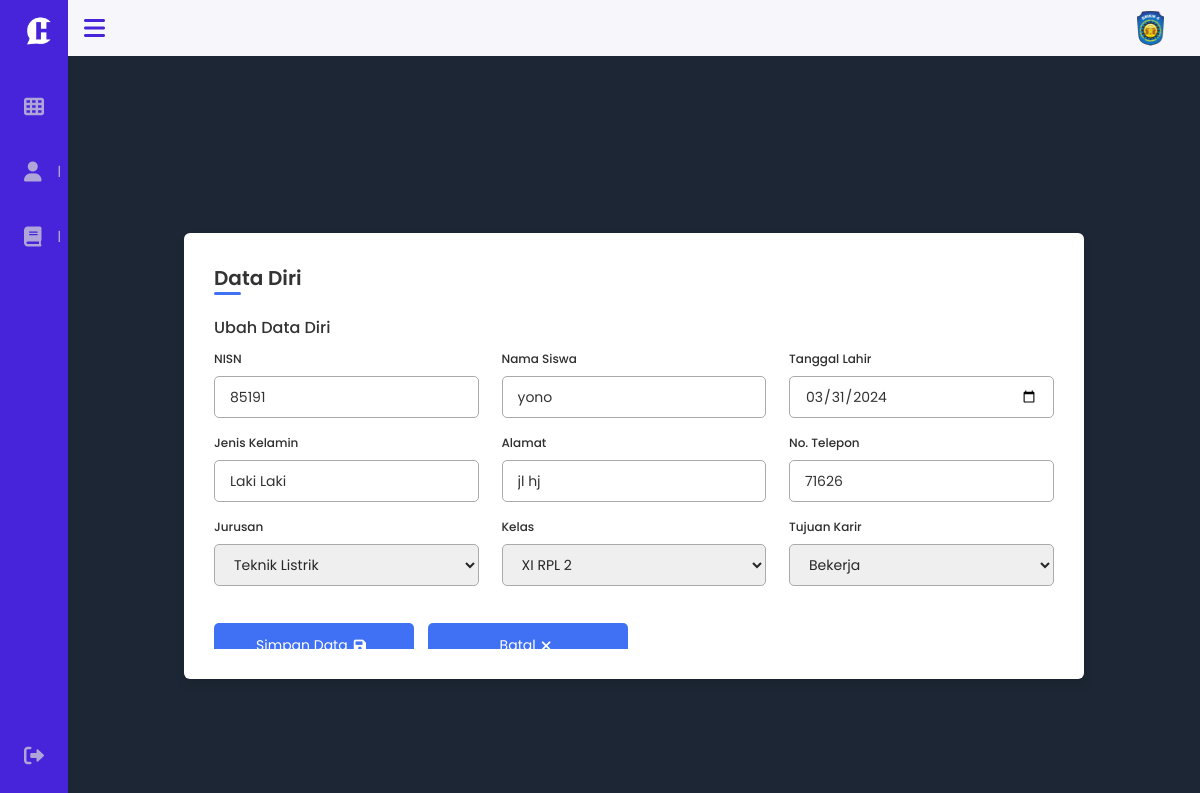
/views/user/ubah_data_diri.php (signed in), run on an earlier commit of the app's database.
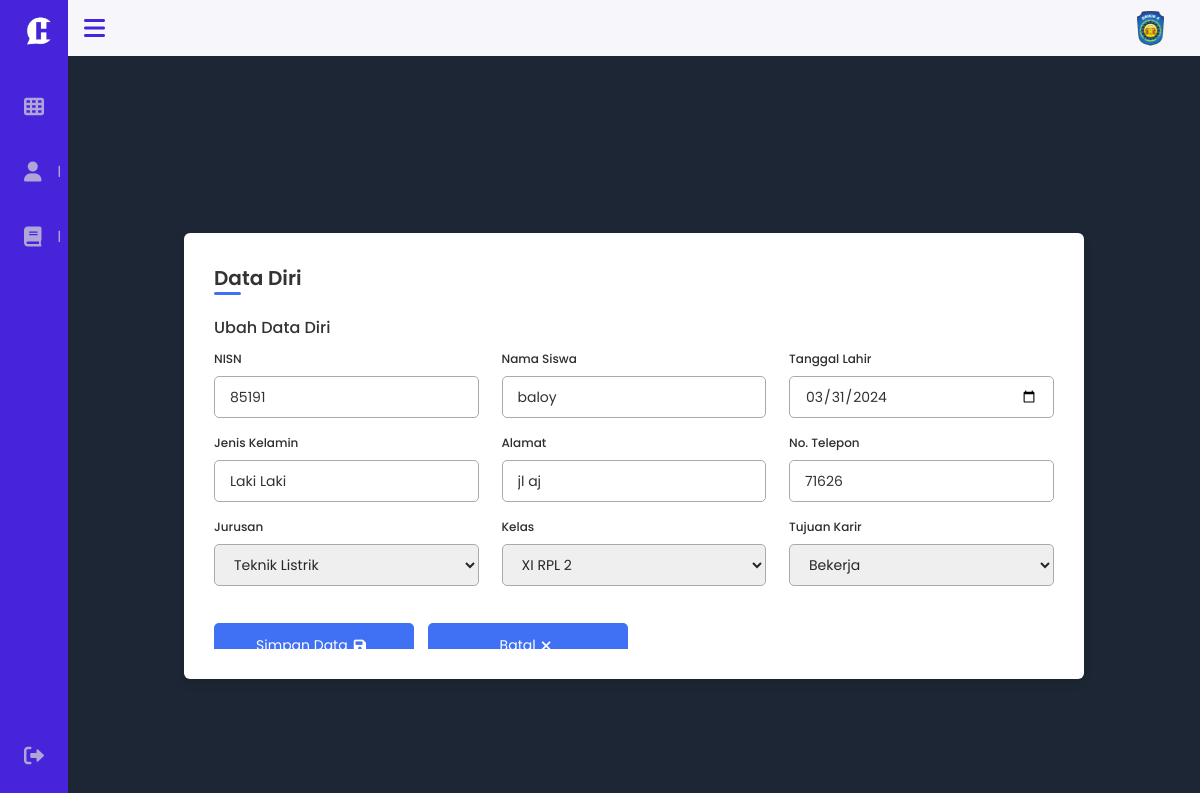
And on a later commit of the database.
### tables this page shows
CREATE TABLE `siswa` (
  `nisn` varchar(10) NOT NULL,
  `nama_siswa` varchar(255) NOT NULL,
  `tanggal_lahir` date NOT NULL,
  `jenis_kelamin` varchar(15) NOT NULL,
  `alamat` varchar(255) NOT NULL,
  `no_telp` varchar(20) NOT NULL,
  `kode_jurusan` varchar(10) NOT NULL,
  `id_kelas` int(11) NOT NULL,
  `id_karir` int(11) NOT NULL,
  `status_persetujuan` tinyint(1) NOT NULL DEFAULT 0
);

### views/user/ubah_data_diri.php (the view, shortened to what the changed rows need)
<?php
include '../.././config/koneksi.php';
include '../.././layout/user_sidebar.php';
if(isset($_SESSION['status']) && $_SESSION['status'] === "login") {
    $nisn = $_SESSION['nisn'];
    $query = mysqli_query($koneksi, "SELECT siswa.*, jurusan.nama_jurusan, karir.tujuan_karir, kelas.nama_kelas
    FROM siswa
    LEFT JOIN jurusan ON siswa.kode_jurusan = jurusan.kode_jurusan
    LEFT JOIN karir ON siswa.id_karir = karir.id_karir
    LEFT JOIN kelas ON siswa.id_kelas = kelas.id_kelas
    WHERE siswa.nisn='$nisn'");
    $data_exists = mysqli_num_rows($query) > 0;
    if ($data_exists) {
        $data = mysqli_fetch_array($query);
        $nisn = $data['nisn'];
        $nama_siswa = $data['nama_siswa'];
        $tanggal_lahir = $data['tanggal_lahir'];
        $jenis_kelamin = $data['jenis_kelamin'];
        $alamat = $data['alamat'];
        $no_telp = $data['no_telp'];
    }
}
?>
<!DOCTYPE html>
<html lang="en">
<head>
    <link rel="stylesheet" href="../.././assets/css/user/dataDiri.css">
    <link rel="stylesheet" href="../.././assets/css/sidebar.css">
    <link href="https://cdnjs.cloudflare.com/ajax/libs/font-awesome/6.0.0-beta3/css/all.min.css" rel="stylesheet">
</head>
<body>
    <div class="container">
        <?php if ($data_exists): ?>
        <form action="#">
            <div class="form first">
                <div class="details personal">
                    <span class="title"> Ubah Data Diri</span>
                    <div class="fields">
                        <div class="input-field">
                            <label for="nisn">NISN</label>
                            <input type="text" id="nisn" name="nisn" value="<?php echo $nisn; ?>" readonly>
                        </div>
                        <div class="input-field">
                            <label for="nama_siswa">Nama Siswa</label>
                            <input type="text" id="nama_siswa" name="nama_siswa" value="<?php echo $nama_siswa; ?>" required>
                        </div>
                        <div class="input-field">
                            <label for="tanggal_lahir">Tanggal Lahir</label>
                            <input type="date" id="tanggal_lahir" name="tanggal_lahir" value="<?php echo $tanggal_lahir; ?>" required>
                        </div>
                        <div class="input-field">
                            <label for="jenis_kelamin">Jenis Kelamin</label>
                            <input type="text" id="jenis_kelamin" name="jenis_kelamin" value="<?php echo $jenis_kelamin; ?>" required>
                        </div>
                        <div class="input-field">
                            <label for="alamat">Alamat</label>
                            <input type="text" id="alamat" name="alamat" value="<?php echo $alamat; ?>" required>
                        </div>
                        <div class="input-field">
                            <label for="no_telp">No. Telepon</label>
                            <input type="text" id="no_telp" name="no_telp" value="<?php echo $no_telp; ?>" required>
                        </div>
                        <div class="input-field">
                            <label for="jurusan">Jurusan</label>
                            <select name="kode_jurusan" id="kode_jurusan">
                                <?php
                                    include '../../../config/koneksi.php';
                                    $query = mysqli_query($koneksi, "SELECT * FROM jurusan");
                                    while($data = mysqli_fetch_array($query)) {
                                ?>
                                    <option value="<?=$data['kode_jurusan'];?>"><?php echo $data['nama_jurusan'];?></option>
                                    <?php
                                    }
                                ?>
                            </select>
                        </div>
                        <div class="input-field">
                            <label for="kelas">Kelas</label>
                            <select name="id_kelas" id="id_kelas">
                                <?php
                                    include '../../../config/koneksi.php';
                                    $query = mysqli_query($koneksi, "SELECT * FROM kelas");
                                    while($data = mysqli_fetch_array($query)) {
                                ?>
                                    <option value="<?=$data['id_kelas'];?>"><?php echo $data['nama_kelas'];?></option>
                                    <?php
                                    }
                                ?>
                            </select>
                        </div>
                        <div class="input-field">
                            <label for="tujuan_karir">Tujuan Karir</label>
                            <select name="id_karir" id="id_karir">
                                <?php
                                    include '../../../config/koneksi.php';
                                    $query = mysqli_query($koneksi, "SELECT * FROM karir");
                                    while($data = mysqli_fetch_array($query)) {
                                ?>
                                    <option value="<?=$data['id_karir'];?>"><?php echo $data['tujuan_karir'];?></option>
                                    <?php
                                    }
                                ?>
                            </select>
                        </div>
                    </div>
                </div>
                <div class="button">
                    <div class="buttons">
                        <button type="submit" name="ubah" class="navBtn">
                            <span class="btnText">Simpan Data</span>
                            <i class="fas fa-save"></i>
                        </button>
                        <a href="../data_diri.php" class="navBtn">
                            <span class="btnText">Batal</span>
                            <i class="fas fa-xmark"></i>
                        </a>
                    </div>
                </div>
            </div>
        </form>
        <?php endif; ?>
</body>
</html>

What changed in the data, as far as the page shows it:
changed siswa "Laki Laki": nama_siswa "yono" → "baloy"; alamat "jl hj" → "jl aj"
